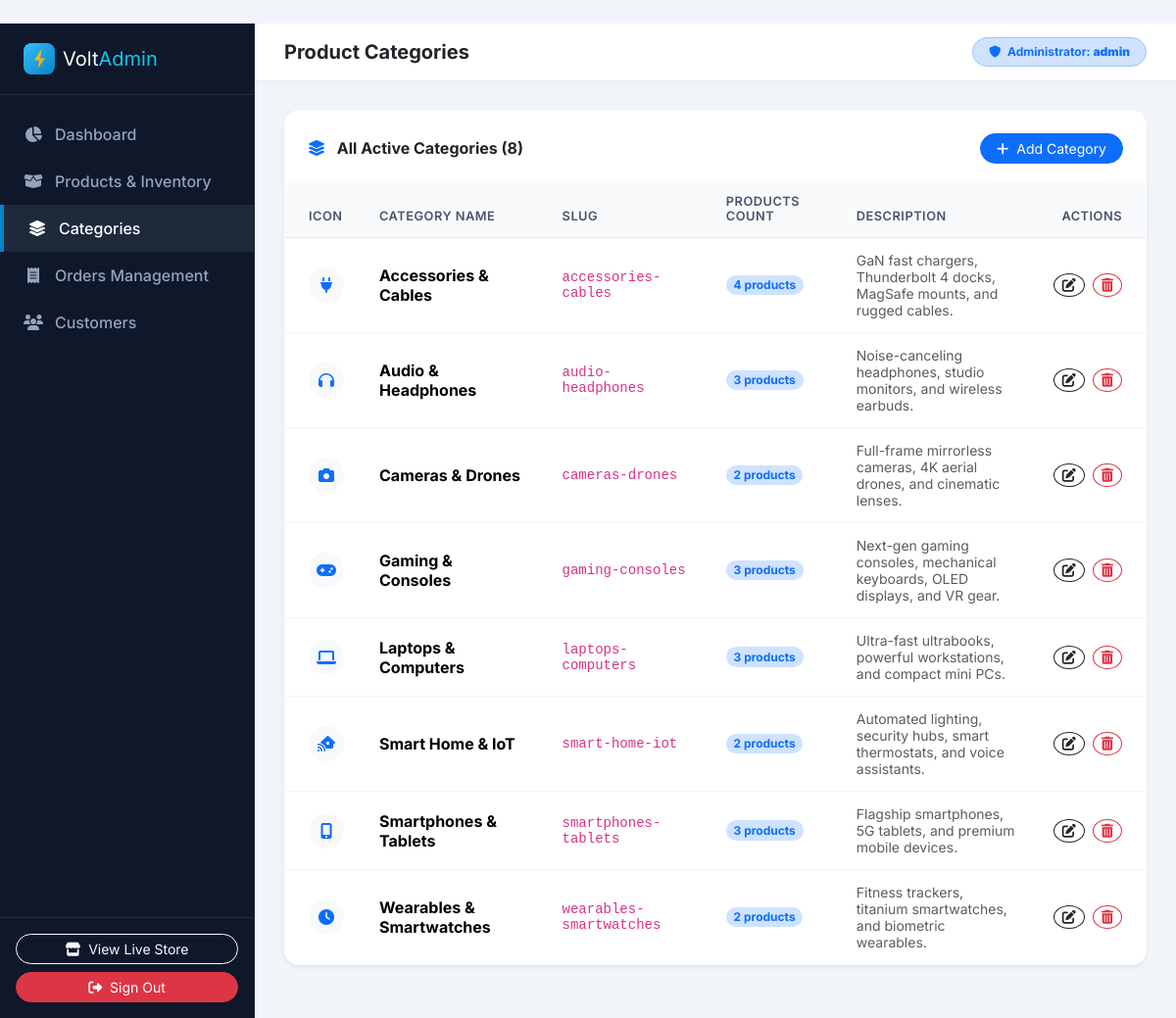
The app's page /admin/categories (signed in) with its own data.
### models.py (models this page shows, shortened)
class User(UserMixin, db.Model):
    __tablename__ = 'users'
    id = db.Column(db.Integer, primary_key=True)
    username = db.Column(db.String(80), unique=True, nullable=False, index=True)
    email = db.Column(db.String(120), unique=True, nullable=False, index=True)
    password_hash = db.Column(db.String(255), nullable=False)
    full_name = db.Column(db.String(120), nullable=True)
    phone = db.Column(db.String(30), nullable=True)
    address = db.Column(db.String(255), nullable=True)
    city = db.Column(db.String(100), nullable=True)
    state = db.Column(db.String(100), nullable=True)
    postal_code = db.Column(db.String(20), nullable=True)
    is_admin = db.Column(db.Boolean, default=False, nullable=False)
    created_at = db.Column(db.DateTime, default=datetime.utcnow)
    updated_at = db.Column(db.DateTime, default=datetime.utcnow, onupdate=datetime.utcnow)
    orders = db.relationship('Order', backref='user', lazy=True)
    reviews = db.relationship('Review', backref='user', lazy=True)
    wishlist_items = db.relationship('WishlistItem', backref='user', lazy=True, cascade='all, delete-orphan')
    cart_items = db.relationship('CartItem', backref='user', lazy=True, cascade='all, delete-orphan')

class Category(db.Model):
    __tablename__ = 'categories'
    id = db.Column(db.Integer, primary_key=True)
    name = db.Column(db.String(100), unique=True, nullable=False)
    slug = db.Column(db.String(120), unique=True, nullable=False, index=True)
    description = db.Column(db.Text, nullable=True)
    icon_class = db.Column(db.String(100), default='fa-solid fa-microchip')
    image_url = db.Column(db.String(500), nullable=True)
    created_at = db.Column(db.DateTime, default=datetime.utcnow)
    products = db.relationship('Product', backref='category', lazy=True, cascade='all, delete-orphan')

### app.py (the view)
@app.route('/admin/categories')
@admin_required
def admin_categories():
    categories = Category.query.order_by(Category.name.asc()).all()
    return render_template('admin/categories.html', categories=categories)

### app.py (called while the page is built)
@login_manager.user_loader
def load_user(user_id):
    return db.session.get(User, int(user_id))

@app.context_processor
def inject_global_context():
    categories = Category.query.order_by(Category.name.asc()).all()
    guest_id = session.get('guest_session_id')
    coupon_code = session.get('applied_coupon')
    cart_data = get_cart_items_and_totals(
        user=current_user if current_user.is_authenticated else None,
        session_id=guest_id,
        coupon_code=coupon_code
    )
    wishlist_count = 0
    if current_user.is_authenticated:
        wishlist_count = WishlistItem.query.filter_by(user_id=current_user.id).count()
    return {
        'nav_categories': categories,
        'global_cart_count': cart_data['item_count'],
        'global_cart_total': cart_data['total_amount'],
        'global_cart_subtotal': cart_data['subtotal'],
        'global_wishlist_count': wishlist_count,
        'config': Config,
        'current_year': datetime.utcnow().year
    }

### utils.py (called while the page is built)
def admin_required(f):
    @wraps(f)
    def decorated_function(*args, **kwargs):
        if not current_user.is_authenticated or not current_user.is_admin:
            flash('Access denied. Administrator privileges are required.', 'danger')
            return redirect(url_for('login', next=request.url))
        return f(*args, **kwargs)
    return decorated_function

### templates/admin/categories.html (shortened to what this page needs)
﻿{% extends 'admin/base_admin.html' %}
{% block page_title %}Product Categories{% endblock %}
{% block content %}
<div class="card border-0 shadow-sm rounded-4 overflow-hidden bg-white mb-4">
  <div class="card-header bg-white border-0 pt-4 px-4 pb-3 d-flex justify-content-between align-items-center">
    <h6 class="fw-bold m-0"><i class="fa-solid fa-layer-group text-primary me-2"></i> All Active Categories ({{ categories|length }})</h6>
    <a href="{{ url_for('admin_category_add') }}" class="btn btn-primary btn-sm rounded-pill px-3">
      <i class="fa-solid fa-plus me-1"></i> Add Category
    </a>
  </div>
  <div class="table-responsive">
    <table class="table table-hover align-middle m-0 admin-table">
      <thead>
        <tr>
          <th class="ps-4">Icon</th>
          <th>Category Name</th>
          <th>Slug</th>
          <th>Products Count</th>
          <th>Description</th>
          <th class="text-end pe-4">Actions</th>
        </tr>
      </thead>
      <tbody>
        {% for cat in categories %}
        <tr>
          <td class="ps-4">
            <div class="width-36 height-36 bg-light text-primary rounded-circle d-flex align-items-center justify-content-center" style="width:36px;height:36px;">
              <i class="{{ cat.icon_class }}"></i>
            </div>
          </td>
          <td class="fw-bold">{{ cat.name }}</td>
          <td><code>{{ cat.slug }}</code></td>
          <td>
            <span class="badge bg-primary-subtle text-primary rounded-pill">{{ cat.products|length }} products</span>
          </td>
          <td class="text-muted small" style="max-width: 320px;">{{ cat.description or '-' }}</td>
          <td class="text-end pe-4">
            <div class="d-flex justify-content-end gap-2">
              <a href="{{ url_for('admin_category_edit', id=cat.id) }}" class="btn btn-sm btn-outline-dark rounded-circle" title="Edit">
                <i class="fa-solid fa-pen-to-square"></i>
              </a>
              <form method="POST" action="{{ url_for('admin_category_delete', id=cat.id) }}" class="form-delete-confirm m-0">
                <button type="submit" class="btn btn-sm btn-outline-danger rounded-circle" title="Delete">
                  <i class="fa-solid fa-trash-can"></i>
                </button>
              </form>
            </div>
          </td>
        </tr>
        {% endfor %}
      </tbody>
    </table>
  </div>
</div>
{% endblock %}

### templates/admin/base_admin.html (shortened to what this page needs)
﻿<!DOCTYPE html>
<html lang="en">
<head>
  <link href="https://cdn.jsdelivr.net/npm/bootstrap@5.3.3/dist/css/bootstrap.min.css" rel="stylesheet">
  <link href="https://cdnjs.cloudflare.com/ajax/libs/font-awesome/6.5.1/css/all.min.css" rel="stylesheet">
  <link rel="stylesheet" href="{{ url_for('static', filename='css/admin.css') }}">
</head>
<body class="admin-body">
  <div class="admin-wrapper">
    <aside class="admin-sidebar">
      <div class="brand-box d-flex align-items-center gap-2">
        <img src="{{ url_for('static', filename='images/favicon.svg') }}" width="32" height="32" alt="VoltCart Logo">
        <span class="fs-5 fw-black text-white">Volt<span class="text-info">Admin</span></span>
      </div>
      <nav class="nav flex-column py-3 flex-grow-1">
        <a class="nav-link {% if request.endpoint == 'admin_dashboard' %}active{% endif %}" href="{{ url_for('admin_dashboard') }}">
          <i class="fa-solid fa-chart-pie"></i> Dashboard
        </a>
        <a class="nav-link {% if request.endpoint in ['admin_products', 'admin_product_add', 'admin_product_edit'] %}active{% endif %}" href="{{ url_for('admin_products') }}">
          <i class="fa-solid fa-box-open"></i> Products & Inventory
        </a>
        <a class="nav-link {% if request.endpoint in ['admin_categories', 'admin_category_add', 'admin_category_edit'] %}active{% endif %}" href="{{ url_for('admin_categories') }}">
          <i class="fa-solid fa-layer-group"></i> Categories
        </a>
        <a class="nav-link {% if request.endpoint in ['admin_orders', 'admin_order_detail'] %}active{% endif %}" href="{{ url_for('admin_orders') }}">
          <i class="fa-solid fa-receipt"></i> Orders Management
        </a>
        <a class="nav-link {% if request.endpoint == 'admin_customers' %}active{% endif %}" href="{{ url_for('admin_customers') }}">
          <i class="fa-solid fa-users"></i> Customers
        </a>
      </nav>
      <div class="p-3 border-top border-secondary border-opacity-25">
        <a href="{{ url_for('index') }}" class="btn btn-outline-light btn-sm w-100 rounded-pill mb-2">
          <i class="fa-solid fa-store me-1"></i> View Live Store
        </a>
        <a href="{{ url_for('logout') }}" class="btn btn-danger btn-sm w-100 rounded-pill">
          <i class="fa-solid fa-right-from-bracket me-1"></i> Sign Out
        </a>
      </div>
    </aside>
    <div class="admin-content">
      <header class="admin-topbar">
        <div class="d-flex align-items-center gap-3">
          <h5 class="fw-bold m-0 text-dark">{% block page_title %}Overview{% endblock %}</h5>
        </div>
        <div class="d-flex align-items-center gap-3">
          <span class="badge bg-primary-subtle text-primary border border-primary-subtle px-3 py-2 rounded-pill">
            <i class="fa-solid fa-shield me-1"></i> Administrator: <strong>{{ current_user.username }}</strong>
          </span>
        </div>
      </header>
      <main class="admin-main">
        {% block content %}{% endblock %}
      </main>
    </div>
  </div>
</body>
</html>

### static/css/admin.css (style rules this page uses)
body.admin-body { background-color: var(--admin-bg); font-family: 'Inter', system-ui, sans-serif; color: #1e293b; }
.admin-wrapper { display: flex; min-height: 100vh; }
.admin-sidebar { width: var(--admin-sidebar-w); background-color: var(--admin-nav); color: #94a3b8; flex-shrink: 0; display: flex; flex-direction: column; border-right: 1px solid rgba(255,255,255,0.05); }
.admin-sidebar .brand-box { padding: 20px 24px; border-bottom: 1px solid rgba(255,255,255,0.08); }
.admin-sidebar .nav-link { color: #94a3b8; padding: 12px 24px; display: flex; align-items: center; gap: 12px; font-weight: 500; border-radius: 0; transition: all 0.2s ease; }
.admin-sidebar .nav-link:hover, .admin-sidebar .nav-link.active { color: #ffffff; background-color: #1e293b; border-left: 4px solid #0284c7; }
.admin-sidebar .nav-link i { width: 20px; text-align: center; }
.admin-content { flex-grow: 1; display: flex; flex-direction: column; overflow-x: hidden; }
.admin-topbar { background: white; padding: 14px 30px; box-shadow: 0 1px 3px rgba(0,0,0,0.05); display: flex; align-items: center; justify-content: space-between; }
.admin-main { padding: 30px; flex-grow: 1; }
.admin-table { background: white; border-radius: 12px; box-shadow: 0 1px 3px rgba(0,0,0,0.05); overflow: hidden; border: 1px solid #e2e8f0; }
.admin-table thead th { background-color: #f8fafc; color: #475569; font-weight: 600; font-size: 0.8rem; text-transform: uppercase; letter-spacing: 0.5px; border-bottom: 1px solid #e2e8f0; padding: 14px 18px; }
.admin-table tbody td { padding: 14px 18px; vertical-align: middle; border-bottom: 1px solid #f1f5f9; }

### records on screen
User: username "admin"
Category: name "Accessories & Cables", slug "accessories-cables", products|length "4", description "GaN fast chargers, Thunderbolt 4 docks, MagSafe mounts, and rugged cables."
Category: name "Audio & Headphones", slug "audio-headphones", products|length "3", description "Noise-canceling headphones, studio monitors, and wireless earbuds."
Category: name "Cameras & Drones", slug "cameras-drones", products|length "2", description "Full-frame mirrorless cameras, 4K aerial drones, and cinematic lenses."
Category: name "Gaming & Consoles", slug "gaming-consoles", products|length "3", description "Next-gen gaming consoles, mechanical keyboards, OLED displays, and VR gear."
Category: name "Laptops & Computers", slug "laptops-computers", products|length "3", description "Ultra-fast ultrabooks, powerful workstations, and compact mini PCs."
Category: name "Smart Home & IoT", slug "smart-home-iot", products|length "2", description "Automated lighting, security hubs, smart thermostats, and voice assistants."
Category: name "Smartphones & Tablets", slug "smartphones-tablets", products|length "3", description "Flagship smartphones, 5G tablets, and premium mobile devices."
Category: name "Wearables & Smartwatches", slug "wearables-smartwatches", products|length "2", description "Fitness trackers, titanium smartwatches, and biometric wearables."

### other values on screen
{{ categories|length }} "8"
